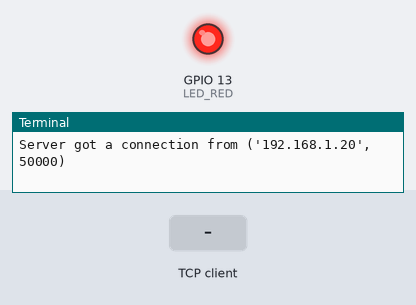
This program was run on a simulated Raspberry Pi (BCM pin numbers). Parts: output pins drawn as LEDs (lit = HIGH), the last lines printed to the terminal. The inputs (shaded band) are chosen by the test bench. One TCP client connects 1 s after the port opens and stays connected.

Above: at 1.2 s.
1.3 s: the TCP client sends "off"
At 1.8 s:
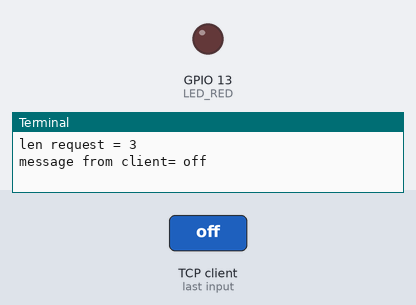
2.8 s: the TCP client sends "on"
At 4.0 s:
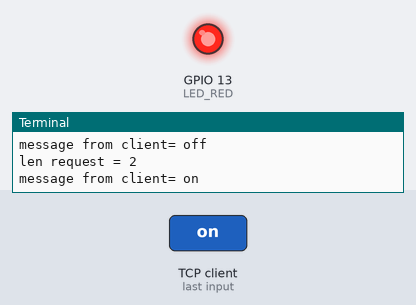
4.3 s: the TCP client sends "toggle"
At 5.3 s:
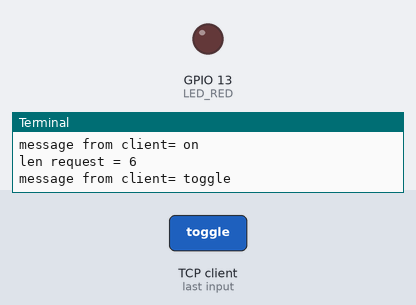
Timing chart, 0 to 7.3 s (numbered marks = the images above; inputs shaded):
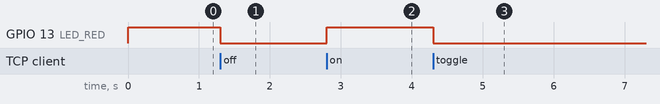

Measured:
- after the input at 1.3 s, GPIO 13 (LED_RED): HIGH → LOW at once
- after the input at 2.8 s, GPIO 13 (LED_RED): LOW → HIGH at once
- after the input at 4.3 s, GPIO 13 (LED_RED): HIGH → LOW at once

The program:

oef_1.py
```python
import RPi.GPIO as GPIO
import time
import socket

LED_RED = 13

GPIO.setwarnings(False)
GPIO.setmode(GPIO.BCM)

GPIO.setup(LED_RED, GPIO.OUT, initial=GPIO.HIGH)

def led_on():
    GPIO.output(LED_RED, GPIO.HIGH)

def led_off():
    GPIO.output(LED_RED, GPIO.LOW)

def led_toggle():
    GPIO.output(LED_RED, not GPIO.input(LED_RED))


PORT=7808
s = socket.socket(socket.AF_INET, socket.SOCK_STREAM)
s.bind(('', PORT))
s.listen(5)

request=b""
conn = None

# trukje om IP-adres van je RP te dedecteren
def get_ip_address():
    ip_address = ''
    s = socket.socket(socket.AF_INET, socket.SOCK_DGRAM)
    s.connect(("8.8.8.8",80))
    print("s.getsockname()=",s.getsockname())
    ip_address = s.getsockname()[0]
    print("ip_address=",ip_address)
    s.close()
    return ip_address

try:
    while True:
        print("Server is waiting for a connection at",get_ip_address(), "and port", PORT)
        conn, addr = s.accept()
        print('Server got a connection from' , addr)

        while True:
            request = conn.recv(2048)

            if len(request)> 0:
                message = request.decode("UTF-8")

                if message == "on":
                    led_on()

                if message == "off":
                    led_off()

                if message == "toggle":
                    led_toggle()

                print("len request =",len(request))
                print("message from client=",request.decode("UTF-8"))

            else:
                print("client disconnected")
                break


except Exception as e:
    print("Except>" , e)

finally:
    print("Finished!")
```
